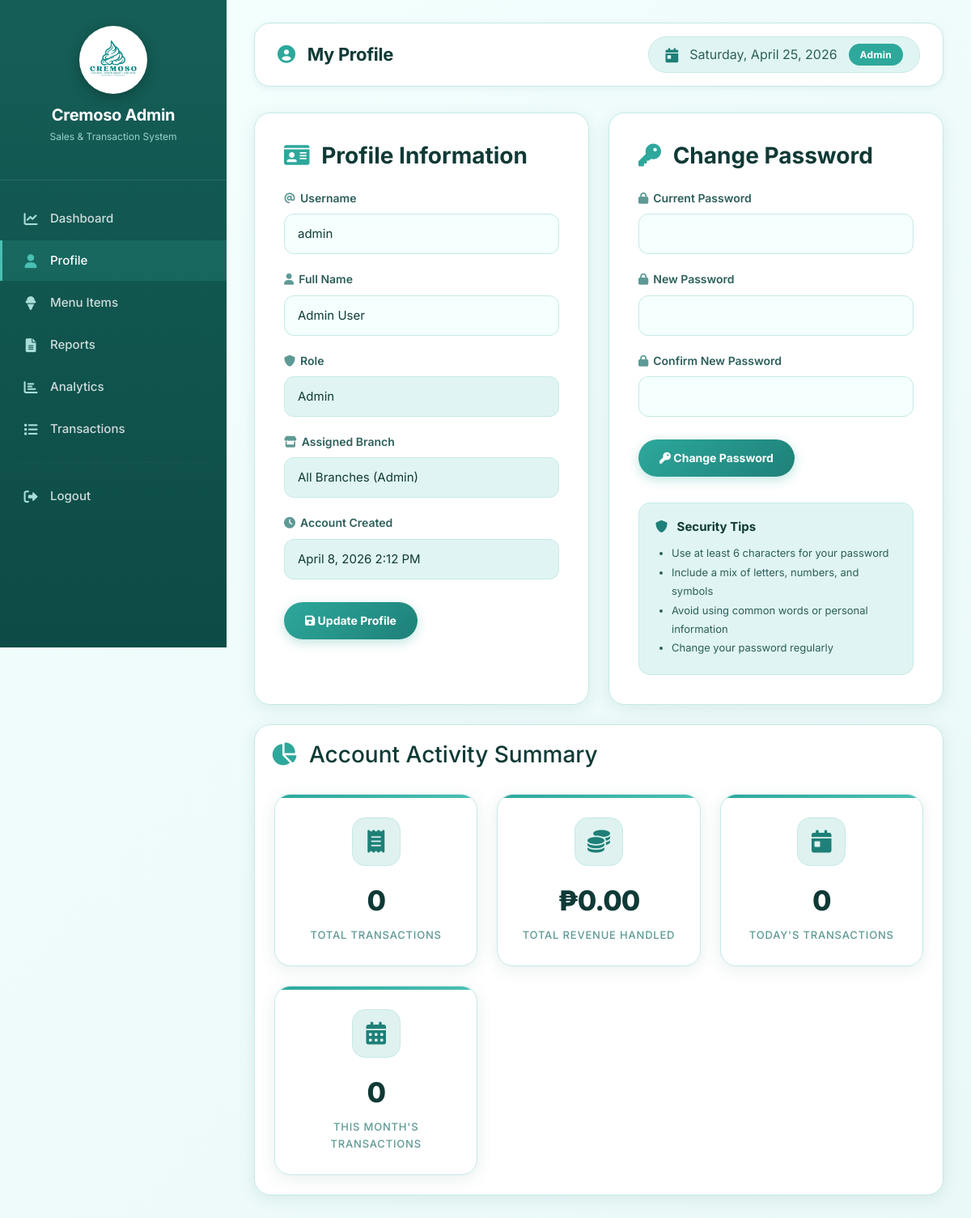
Screenshot of /admin/profile.php (signed in) with the database file from the repository.
### tables this page shows
CREATE TABLE users (
    user_id INT PRIMARY KEY AUTO_INCREMENT,
    username VARCHAR(50) UNIQUE NOT NULL,
    fullname VARCHAR(100) NOT NULL,
    password VARCHAR(255) NOT NULL,
    role ENUM('admin','staff') NOT NULL,
    branch_id INT NULL,
    created_at TIMESTAMP DEFAULT CURRENT_TIMESTAMP,
    FOREIGN KEY (branch_id) REFERENCES branches(branch_id) ON DELETE SET NULL
);

### admin/profile.php (the view, shortened to what this page needs)
<?php
require_once __DIR__ . '/../includes/auth.php';
$stmt = $pdo->prepare("SELECT u.*, b.branch_name FROM users u LEFT JOIN branches b ON u.branch_id = b.branch_id WHERE u.user_id = ?");
$stmt->execute([$_SESSION['user_id']]);
$user = $stmt->fetch();
?>
<?php include __DIR__ . '/../includes/header.php'; ?>
<?php include __DIR__ . '/../includes/sidebar_admin.php'; ?>
<div class="main-content">
    <div class="page-header">
        <h1><i class="fas fa-user-circle"></i> My Profile</h1>
        <div class="user-info">
            <i class="fas fa-calendar-day"></i>
            <span><?= date('l, F j, Y') ?></span>
            <span class="branch-badge">Admin</span>
        </div>
    </div>
    <div class="profile-two-column">
        <div class="profile-card" style="max-width: 100%;">
            <h3 style="color: var(--text-dark); margin-bottom: 24px; font-weight: 700;">
                <i class="fas fa-id-card" style="color: var(--primary); margin-right: 8px;"></i>
                Profile Information
            </h3>
            <form method="POST" action="">
                <div class="form-group">
                    <label for="username"><i class="fas fa-at" style="color: var(--text-muted); margin-right: 6px;"></i>Username</label>
                    <input type="text" id="username" name="username" value="<?= htmlspecialchars($user['username']) ?>" required>
                </div>
                <div class="form-group">
                    <label for="fullname"><i class="fas fa-user" style="color: var(--text-muted); margin-right: 6px;"></i>Full Name</label>
                    <input type="text" id="fullname" name="fullname" value="<?= htmlspecialchars($user['fullname']) ?>" required>
                </div>
                <div class="form-group">
                    <label><i class="fas fa-shield-alt" style="color: var(--text-muted); margin-right: 6px;"></i>Role</label>
                    <input type="text" value="<?= ucfirst($user['role']) ?>" disabled style="background: var(--primary-pale); cursor: not-allowed;">
                </div>
                <div class="form-group">
                    <label><i class="fas fa-store" style="color: var(--text-muted); margin-right: 6px;"></i>Assigned Branch</label>
                    <input type="text" value="<?= $user['branch_name'] ? htmlspecialchars($user['branch_name']) : 'All Branches (Admin)' ?>" disabled style="background: var(--primary-pale); cursor: not-allowed;">
                </div>
                <div class="form-group">
                    <label><i class="fas fa-clock" style="color: var(--text-muted); margin-right: 6px;"></i>Account Created</label>
                    <input type="text" value="<?= date('F j, Y g:i A', strtotime($user['created_at'])) ?>" disabled style="background: var(--primary-pale); cursor: not-allowed;">
                </div>
                <div style="display: flex; gap: 12px; margin-top: 28px;">
                    <button type="submit" name="update_profile" class="btn-primary">
                        <i class="fas fa-save"></i> Update Profile
                    </button>
                </div>
            </form>
        </div>
        <div class="profile-card" style="max-width: 100%;">
            <h3 style="color: var(--text-dark); margin-bottom: 24px; font-weight: 700;">
                <i class="fas fa-key" style="color: var(--primary); margin-right: 8px;"></i>
                Change Password
            </h3>
            <form method="POST" action="">
                <div class="form-group">
                    <label for="current_password"><i class="fas fa-lock" style="color: var(--text-muted); margin-right: 6px;"></i>Current Password</label>
                    <input type="password" id="current_password" name="current_password" required>
                </div>
                <div class="form-group">
                    <label for="new_password"><i class="fas fa-lock" style="color: var(--text-muted); margin-right: 6px;"></i>New Password</label>
                    <input type="password" id="new_password" name="new_password" minlength="6" required>
                </div>
                <div class="form-group">
                    <label for="confirm_password"><i class="fas fa-lock" style="color: var(--text-muted); margin-right: 6px;"></i>Confirm New Password</label>
                    <input type="password" id="confirm_password" name="confirm_password" minlength="6" required>
                </div>
                <div style="display: flex; gap: 12px; margin-top: 28px;">
                    <button type="submit" name="change_password" class="btn-primary">
                        <i class="fas fa-key"></i> Change Password
                    </button>
                </div>
            </form>
            <div style="margin-top: 32px; padding: 20px; background: var(--primary-pale); border-radius: 14px; border: 1px solid var(--border);">
                <h4 style="color: var(--text-dark); margin-bottom: 12px; font-size: 15px; font-weight: 700;">
                    <i class="fas fa-shield-alt" style="color: var(--primary-dark); margin-right: 8px;"></i>
                    Security Tips
                </h4>
                <ul style="color: var(--text-body); font-size: 13px; line-height: 1.8; margin: 0; padding-left: 20px;">
                    <li>Use at least 6 characters for your password</li>
                    <li>Include a mix of letters, numbers, and symbols</li>
                    <li>Avoid using common words or personal information</li>
                    <li>Change your password regularly</li>
                </ul>
            </div>
        </div>
    </div>
    <div class="data-table" style="margin-top: 24px;">
        <h3 style="padding: 20px 20px 0; color: var(--text-dark);">
            <i class="fas fa-chart-pie" style="color: var(--primary); margin-right: 8px;"></i>
            Account Activity Summary
        </h3>
        <div style="padding: 24px;">
            <?php
            $totalTransactions = $pdo->query("SELECT COUNT(*) FROM transactions WHERE user_id = {$_SESSION['user_id']}")->fetchColumn();
            $totalRevenue = $pdo->query("SELECT COALESCE(SUM(total_amount), 0) FROM transactions WHERE user_id = {$_SESSION['user_id']}")->fetchColumn();
            $todayTransactions = $pdo->query("SELECT COUNT(*) FROM transactions WHERE user_id = {$_SESSION['user_id']} AND DATE(transaction_date) = CURDATE()")->fetchColumn();
            $monthTransactions = $pdo->query("SELECT COUNT(*) FROM transactions WHERE user_id = {$_SESSION['user_id']} AND MONTH(transaction_date) = MONTH(CURDATE()) AND YEAR(transaction_date) = YEAR(CURDATE())")->fetchColumn();
            ?>
            <div class="stats-grid" style="margin-bottom: 0;">
                <div class="stat-card">
                    <div class="stat-icon"><i class="fas fa-receipt"></i></div>
                    <div class="stat-value"><?= number_format($totalTransactions) ?></div>
                    <div class="stat-label">Total Transactions</div>
                </div>
                <div class="stat-card">
                    <div class="stat-icon"><i class="fas fa-coins"></i></div>
                    <div class="stat-value">₱<?= number_format($totalRevenue, 2) ?></div>
                    <div class="stat-label">Total Revenue Handled</div>
                </div>
                <div class="stat-card">
                    <div class="stat-icon"><i class="fas fa-calendar-day"></i></div>
                    <div class="stat-value"><?= number_format($todayTransactions) ?></div>
                    <div class="stat-label">Today's Transactions</div>
                </div>
                <div class="stat-card">
                    <div class="stat-icon"><i class="fas fa-calendar-alt"></i></div>
                    <div class="stat-value"><?= number_format($monthTransactions) ?></div>
                    <div class="stat-label">This Month's Transactions</div>
                </div>
            </div>
        </div>
    </div>
</div>
<?php include __DIR__ . '/../includes/footer.php'; ?>

### assets/css/style.css (style rules this page uses)
:root { --primary: #2DA89B; --primary-dark: #1E8078; --primary-darker: #155E57; --primary-light: #4ABFB3; --primary-soft: #A8DDD8; --primary-pale: #E0F5F3; --primary-muted: rgba(45, 168, 155, 0.15); --white: #FFFFFF; --surface: #F4FFFE; --surface-2: #EAF8F7; --border: #C5E9E6; --text-dark: #0F3A36; --text-body: #2C5F5B; --text-muted: #5E9A95; --shadow: 0 4px 20px rgba(21, 94, 87, 0.10); --shadow-hover: 0 8px 32px rgba(21, 94, 87, 0.18); --shadow-sm: 0 2px 8px rgba(21, 94, 87, 0.08); }
*, *::before, *::after { margin: 0; padding: 0; box-sizing: border-box; }
html { scroll-behavior: smooth; }
body { font-family: 'Inter', -apple-system, BlinkMacSystemFont, 'Segoe UI', sans-serif; background: linear-gradient(135deg, var(--surface) 0%, var(--surface-2) 100%); min-height: 100vh; color: var(--text-body); line-height: 1.6; }
.main-content { margin-left: 280px; padding: 28px 34px; min-height: 100vh; transition: margin 0.3s; }
.page-header { display: flex; justify-content: space-between; align-items: center; margin-bottom: 32px; flex-wrap: wrap; gap: 16px; background: var(--white); padding: 16px 28px; border-radius: 20px; box-shadow: var(--shadow-sm); border: 1px solid var(--border); }
.page-header h1 { font-size: 22px; color: var(--text-dark); font-weight: 700; margin: 0; letter-spacing: -0.3px; }
.page-header h1 i { color: var(--primary); margin-right: 10px; }
.user-info { display: flex; align-items: center; gap: 14px; background: var(--primary-pale); padding: 8px 20px; border-radius: 40px; border: 1px solid var(--border); }
.user-info i { font-size: 18px; color: var(--primary-dark); }
.user-info .branch-badge { background: var(--primary); color: white; padding: 4px 14px; border-radius: 20px; font-size: 12px; font-weight: 700; letter-spacing: 0.3px; }
.stats-grid { display: grid; grid-template-columns: repeat(auto-fit, minmax(240px, 1fr)); gap: 24px; margin-bottom: 32px; }
.stat-card { background: var(--white); border-radius: 20px; padding: 28px 24px; box-shadow: var(--shadow); transition: transform 0.2s, box-shadow 0.2s; border: 1px solid var(--border); text-align: center; position: relative; overflow: hidden; }
.stat-card::before { content: ''; position: absolute; top: 0; left: 0; right: 0; height: 4px; background: linear-gradient(90deg, var(--primary), var(--primary-light)); border-radius: 20px 20px 0 0; }
.stat-card .stat-icon { width: 60px; height: 60px; background: var(--primary-muted); border-radius: 16px; display: flex; align-items: center; justify-content: center; margin: 0 auto 16px auto; border: 1px solid var(--border); }
.stat-card .stat-icon i { font-size: 28px; color: var(--primary-dark); }
.stat-card .stat-value { font-size: 34px; font-weight: 800; color: var(--text-dark); margin-bottom: 4px; letter-spacing: -1px; }
.stat-card .stat-label { color: var(--text-muted); font-size: 13px; font-weight: 500; text-transform: uppercase; letter-spacing: 0.8px; }
.data-table { background: var(--white); border-radius: 20px; overflow-x: auto; box-shadow: var(--shadow); border: 1px solid var(--border); }
.profile-card { background: var(--white); border-radius: 20px; padding: 36px; box-shadow: var(--shadow); max-width: 620px; border: 1px solid var(--border); }
.form-group { margin-bottom: 20px; }
.form-group label { display: block; margin-bottom: 8px; color: var(--text-body); font-size: 14px; font-weight: 600; }
.form-group input, .form-group select, .form-group textarea { width: 100%; padding: 12px 16px; border: 1.5px solid var(--border); border-radius: 12px; font-size: 15px; font-family: inherit; background: var(--surface); color: var(--text-dark); transition: all 0.25s; }
.btn-primary { background: linear-gradient(135deg, var(--primary) 0%, var(--primary-dark) 100%); color: white; border: none; padding: 12px 26px; border-radius: 40px; font-weight: 700; font-family: inherit; font-size: 14px; cursor: pointer; transition: all 0.25s; text-decoration: none; display: inline-block; box-shadow: 0 4px 14px rgba(45, 168, 155, 0.30); }
.profile-two-column { display: grid; grid-template-columns: 1fr 1fr; gap: 24px; margin-top: 8px; }

### rows the page displays
users: username "admin", fullname "Admin User", role "Admin", created_at "April 8, 2026 2:12 PM"

### other values shown
$totalTransactions "0"
$totalRevenue "0.00"
$todayTransactions "0"
$monthTransactions "0"
